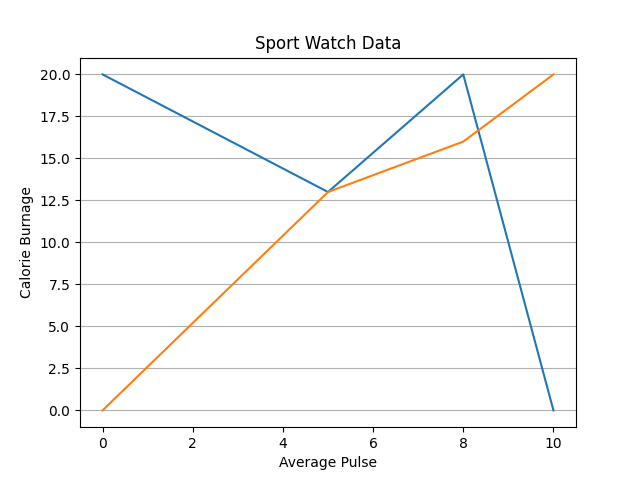

Reproduce this figure in Python.
import matplotlib.pyplot as mp
import numpy as np
mp.plot(np.array([0,5,8,10]),np.array([20,13,20,0]),np.array([0,5,8,10]),np.array([0,13,16,20]))
mp.title("Sport Watch Data")
mp.xlabel("Average Pulse")
mp.ylabel("Calorie Burnage")
mp.grid(axis="y")
mp.show()
